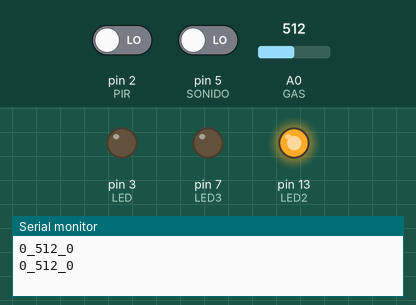
A sketch run on a simulated Arduino Uno, built with avr-gcc and run on an emulated ATmega328P. Parts: output pins drawn as LEDs (lit = HIGH), the last lines printed to the serial monitor. The test bench sets the inputs (shaded band); at power-on: A0 (GAS) = 512, pin 2 (PIR) LOW, pin 5 (SONIDO) LOW.

Above: at 1.3 s.
1.4 s: A0 (GAS) set to 430
3.1 s: A0 (GAS) set to 411
At 3.7 s:
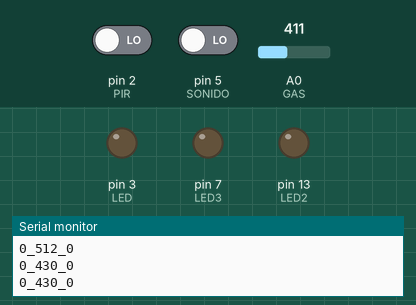
4.6 s: pin 2 (PIR) driven HIGH
At 5.8 s:
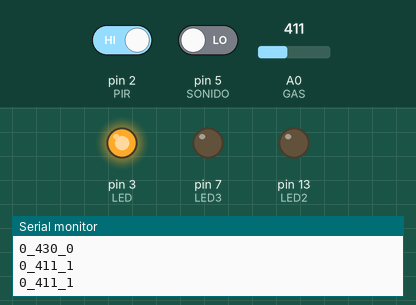
6.1 s: pin 5 (SONIDO) driven HIGH
At 7.5 s:
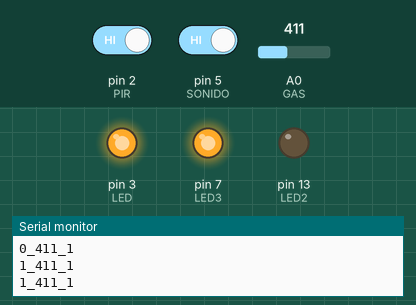
8.0 s: A0 (GAS) set to 511
At 8.9 s:
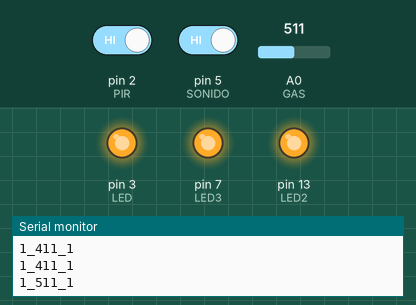
9.8 s: pin 2 (PIR) driven LOW
At 11.5 s:
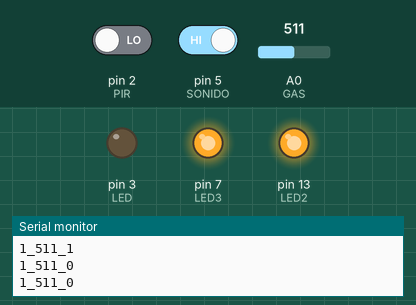
Timing chart, 0 to 12.8 s (numbered marks = the images above; inputs shaded):
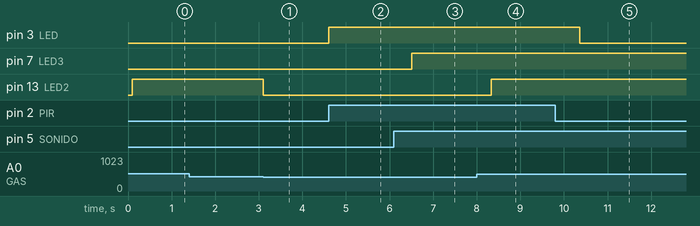

Measured:
- the behaviour switches between 421 and 420 on A0 (GAS) (found by bisection; images 0 and 1)
- after the input at 3.1 s, pin 13 (LED2): HIGH → LOW at once
- after the input at 4.6 s, pin 3 (LED): LOW → HIGH at once
- after the input at 6.1 s, pin 7 (LED3): LOW → HIGH after 0.40 s
- after the input at 8.0 s, pin 13 (LED2): LOW → HIGH after 0.34 s
- after the input at 9.8 s, pin 3 (LED): HIGH → LOW after 0.57 s

The sketch:

sensoresBase2.ino
```cpp
int PIR = 2;
int LED = 3;
int ESTADO = 0;
int GAS = A0;
int LED2 = 13;
int ESTADO2 = 0;
int SONIDO = 5;
int LED3 = 7;
int ESTADO3 = 0;
int ENVIAR = 0;


void setup() {
  pinMode(PIR, INPUT);
  pinMode(LED, OUTPUT);
  pinMode(GAS, INPUT);
  pinMode(LED2, OUTPUT);
  pinMode(SONIDO, INPUT);
  pinMode(LED3, OUTPUT);
  digitalWrite(LED3, LOW);
  Serial.begin(9600);
  delay(100);
}

void loop() {
  ESTADO = digitalRead(PIR);
  if (ESTADO == HIGH) {
    ENVIAR = 1;
    digitalWrite(LED, HIGH);
    delay(100);
  } else {
    digitalWrite(LED, LOW);
  }

  ESTADO2 = analogRead(GAS);
  if (ESTADO2 > 420) {
    ENVIAR = 1;
    digitalWrite(LED2, HIGH);
    delay(100);
  } else {
    digitalWrite(LED2, LOW);
  }

  ESTADO3 = digitalRead(SONIDO);
  if (ESTADO3 == HIGH) {
    ENVIAR = 1;
    digitalWrite(LED3, HIGH);
    delay(10);
  } else {
    digitalWrite(LED3, LOW);
  }

  if (ENVIAR == 1){
    SendData();
    ENVIAR = 0;
  }
  delay (500);
}

void SendData(){
  String sonido=String(ESTADO3);
  String gas=String(ESTADO2);
  String movimiento=String(ESTADO);
  Serial.println(sonido + "_" + gas + "_" + movimiento);

}
```
